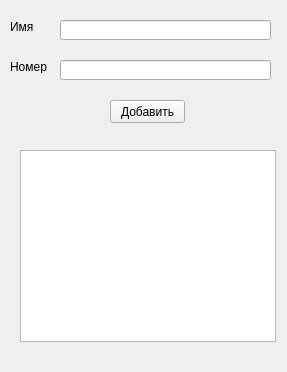
<?xml version="1.0" encoding="UTF-8"?>
<ui version="4.0">
 <class>Form</class>
 <widget class="QWidget" name="Form">
  <property name="geometry">
   <rect>
    <x>0</x>
    <y>0</y>
    <width>287</width>
    <height>372</height>
   </rect>
  </property>
  <property name="windowTitle">
   <string>Form</string>
  </property>
  <widget class="QLineEdit" name="line_name">
   <property name="geometry">
    <rect>
     <x>60</x>
     <y>20</y>
     <width>211</width>
     <height>20</height>
    </rect>
   </property>
  </widget>
  <widget class="QLineEdit" name="line_phone">
   <property name="geometry">
    <rect>
     <x>60</x>
     <y>60</y>
     <width>211</width>
     <height>20</height>
    </rect>
   </property>
  </widget>
  <widget class="QPushButton" name="btn_add">
   <property name="geometry">
    <rect>
     <x>110</x>
     <y>100</y>
     <width>75</width>
     <height>23</height>
    </rect>
   </property>
   <property name="text">
    <string>Добавить</string>
   </property>
  </widget>
  <widget class="QListWidget" name="list_contacts">
   <property name="geometry">
    <rect>
     <x>20</x>
     <y>150</y>
     <width>256</width>
     <height>192</height>
    </rect>
   </property>
  </widget>
  <widget class="QLabel" name="label">
   <property name="geometry">
    <rect>
     <x>10</x>
     <y>20</y>
     <width>47</width>
     <height>13</height>
    </rect>
   </property>
   <property name="text">
    <string>Имя</string>
   </property>
  </widget>
  <widget class="QLabel" name="label_2">
   <property name="geometry">
    <rect>
     <x>10</x>
     <y>60</y>
     <width>47</width>
     <height>13</height>
    </rect>
   </property>
   <property name="text">
    <string>Номер</string>
   </property>
  </widget>
 </widget>
 <resources/>
 <connections/>
</ui>
